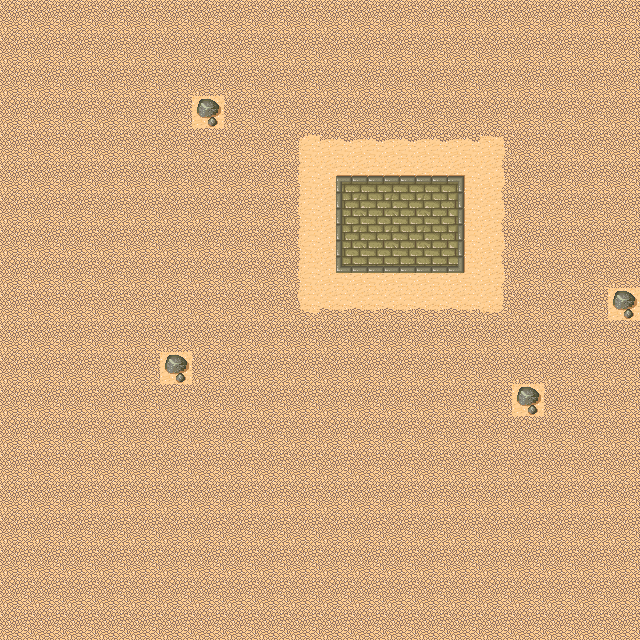

Tiled map render using the project's own tile images. Description and the map definition, with tile-layer contents summarised, below:
An orthogonal 20x20 tile map with 32x32 px tiles, 2 tile layers (map, obj).

<map version="1.0" orientation="orthogonal" width="20" height="20" tilewidth="32" tileheight="32">
 <tileset firstgid="1" name="tmw_desert_spacing" tilewidth="32" tileheight="32" spacing="1" margin="1">
  <properties>
   <property name="" value="" />
  </properties>
  <image source="tmw_desert_spacing.png" width="265" height="199" />
 </tileset>
 <layer name="map" width="20" height="20">
  <data>[400 cells, 400 non-empty, 18 distinct tile ids]</data>
 </layer>
 <layer name="obj" width="20" height="20">
  <properties>
   <property name="collidable" value="true" />
  </properties>
  <data>[400 cells, 4 non-empty, 1 distinct tile ids]</data>
 </layer>
</map>
